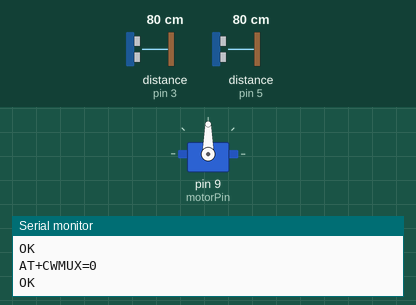
This sketch was run on a simulated Arduino Uno, built with avr-gcc and run on an emulated ATmega328P. Parts: servo, the last lines printed to the serial monitor. Wiring (inferred from the names in the program): 2 × ultrasonic range finder: trigger pin 2, echo pin 3 / trigger pin 4, echo pin 5. The inputs (shaded band) are chosen by the test bench; at power-on: distance to the obstacle (sensors on pin 3, pin 5) 80 cm. The echo pulse lasts 58.3 µs per cm; the modem accepts every AT command (registered, SIM ready, sends succeed) and sends nothing else.

Above: at 0.1 s.
At 3.2 s:
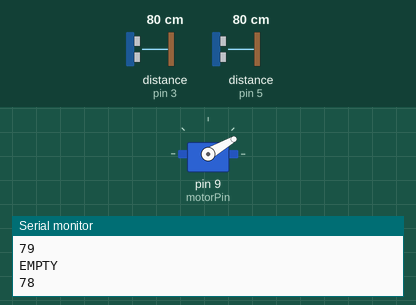
3.3 s: distance to the obstacle (sensor on pin 3) set to 29 cm
5.3 s: distance to the obstacle (sensor on pin 3) set to 24 cm
At 7.2 s:
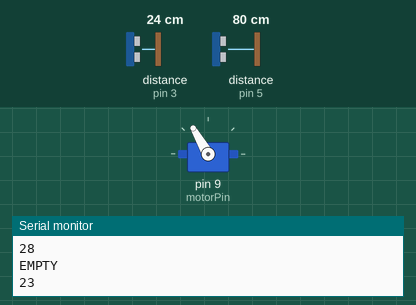
Timing chart, 0 to 8.7 s (numbered marks = the images above; inputs shaded):
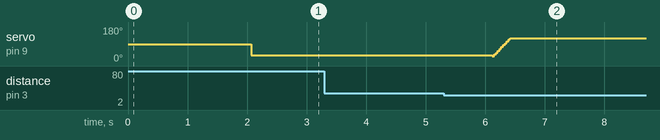

The sketch:

sketch_jan01a.ino
```cpp
#include <Servo.h>
#include <SoftwareSerial.h>

SoftwareSerial esp(10, 11);

const int triggerO = 2, echoO = 3, triggerH = 4, echoH = 5;
int distanceO, durationO, distanceH, durationH;

const int motorPin = 9;
const int motorDelay = 15;
int pos = 30;
Servo motor;

const String ssid = "Note4", pass = "4567890123";
const String host = "api.thingspeak.com", port = "80";
int timer, timegap;

bool firstTime = true;

void GetDistanceO()
{
  digitalWrite(triggerO,LOW);
  delayMicroseconds(2);
  digitalWrite(triggerO,HIGH);
  delayMicroseconds(10);
  digitalWrite(triggerO,LOW);
  delayMicroseconds(2);
  durationO=pulseIn(echoO,HIGH);
  distanceO=durationO*0.034/2;
}

void GetDistanceH()
{
  digitalWrite(triggerH,LOW);
  delayMicroseconds(2);
  digitalWrite(triggerH,HIGH);
  delayMicroseconds(10);
  digitalWrite(triggerH,LOW);
  delayMicroseconds(2);
  durationH=pulseIn(echoH,HIGH);
  distanceH=durationH*0.034/2;
}

void GarbageLvl()
{
  GetDistanceH();
  int curtime = millis();
  if(distanceH <= 10 && distanceH >= 0)
  {
    Serial.println("FULL");
    if((curtime - timer) > 1800000 || firstTime)
    {
      String data = "GET https://api.thingspeak.com/update?api_key=P6F34LZKY5BT21D1&field1="+distanceH;
      SndCmd("AT+CIPSTART=\"TCP\",\""+host+"\","+port, "OK", 10);
      SndCmd("AT+CIPSEND="+String(data.length()+2), ">", 10);
      esp.println(data);
      timer = curtime;
    }
  }
  else if(distanceH <= 30 && distanceH >=10 || firstTime)
  {
    Serial.println("HALF");
    if((curtime - timer) > 1800000)
    {
      String data = "GET https://api.thingspeak.com/update?api_key=1YHHCR1GIFP0I4IU&field1="+distanceH;
      SndCmd("AT+CIPSTART=\"TCP\",\""+host+"\","+port, "OK", 10);
      SndCmd("AT+CIPSEND="+String(data.length()+2), ">", 10);
      esp.println(data);
      timer = curtime;
    }
  }
  else
  {
    Serial.println("EMPTY");
  }
  firstTime = false;
}

void LidOpen()
{
  while(pos <= 120)
  {
    motor.write(pos);
    pos += 5;
    delay(motorDelay);
  }
}

void LidClose()
{
  while(pos >= 30)
  {
    motor.write(pos);
    pos -= 5;
    delay(motorDelay);
  }
}

void BinState()
{
  GetDistanceO();
  if(distanceO >= 0)
  {
    if(distanceO <= 25)
    {
      LidOpen();
    }
    else
    {
      LidClose();
    }
    Serial.println(distanceO);
  }
}

void SndCmd(String cmd, char* reply, int tym)
{
  int ctym = 0;
  bool found = false;
  Serial.println(cmd);
  while(ctym < tym)
  {
    esp.println(cmd);
    if(esp.find(reply))
    {
      found = true;
      break;
    }
    ++ctym;
  }
  if(found) Serial.println("OK");
  else  Serial.println("FAIL");
}

void ConnectWifi()
{
  SndCmd("AT+CWMODE=1", "OK", 5);
  SndCmd("AT+CWJAP=\""+ssid+"\",\""+pass+"\"", "OK", 5);
  SndCmd("AT+CWMUX=0", "OK", 5);
}

void setup() {
  timer = millis();
  Serial.begin(9600);
  esp.begin(9600);
  pinMode(triggerO, OUTPUT);
  pinMode(echoO, INPUT);
  pinMode(triggerH, OUTPUT);
  pinMode(echoH, INPUT);
  motor.attach(motorPin);
  ConnectWifi();
  delay(2000);
}

void loop() {
  GarbageLvl();
  BinState();
  delay(1000);
}
```

Measured:
- the behaviour switches between 27 and 26 cm on distance to the obstacle (sensor on pin 3) (found by bisection; images 1 and 2)
